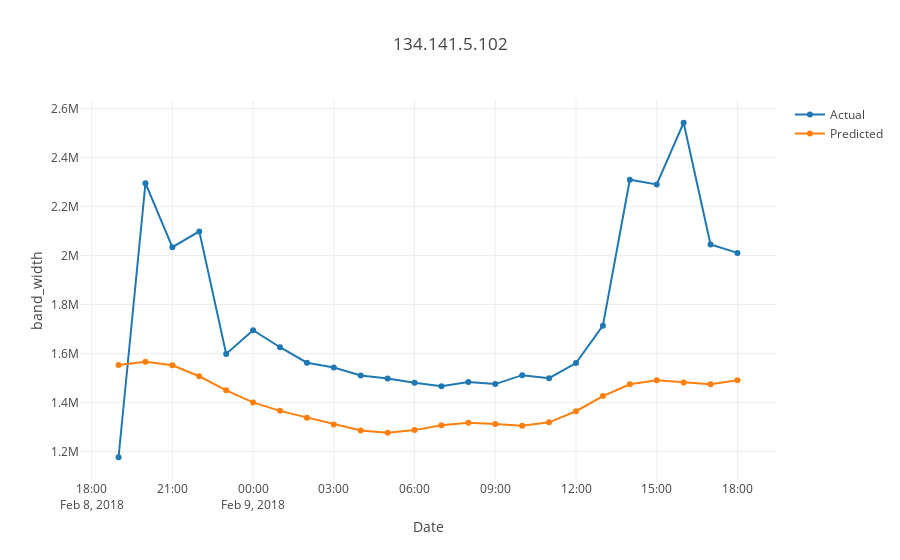

The notebook cell saved with this chart:
### Code cell
s='134.141.5.102'
tt = prophet_df[prophet_df.source==s]
plot_test1(tt.ds,tt.y,tt.yhat,s)
